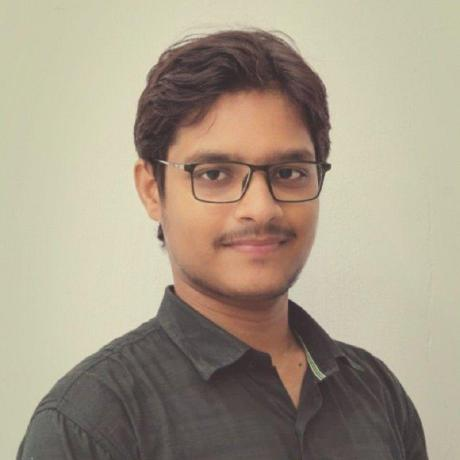
#> input picture assets/profile.png, 460 x 460 px; its folder holds only this picture in this run
$ python generate_terminal_gif.py --photo ../assets/profile.png
#> lines starting #> are read from the running program, lines starting #| are printed output that depends on the picture
#!/usr/bin/env python3
"""
generate_terminal_gif.py
========================
Generates assets/terminal.gif — an animated terminal boot sequence
with crisp ASCII portrait for Eashan Darsh's GitHub profile README.
"""

import sys
import argparse
from pathlib import Path

try:
    from PIL import Image, ImageDraw, ImageFont, ImageFilter, ImageEnhance
except ImportError:
    print("Error: Pillow not installed. Run: pip install Pillow")
    sys.exit(1)

# ─── Configuration ──────────────────────────────────────────────────────────

BG_COLOR       = (13, 17, 23)        # #0D1117 — GitHub dark background
GREEN          = (63, 185, 80)       # #3FB950 — accent green
BLUE           = (88, 166, 255)      # #58A6FF — primary blue
WHITE          = (240, 246, 252)     # #F0F6FC — primary text
MUTED          = (139, 148, 158)     # #8B949E — secondary text
YELLOW         = (210, 153, 34)      # terminal yellow

GIF_WIDTH      = 720
GIF_HEIGHT     = 420
FONT_SIZE      = 13
CHAR_W         = 8    # approx monospace char width at font size 13
CHAR_H         = 16   # approx monospace char height at font size 13
FRAME_DELAY    = 60   # ms per frame

OUTPUT_PATH    = Path(__file__).parent.parent / "assets" / "terminal.gif"

# ─── Font Loading ────────────────────────────────────────────────────────────

def load_font(size: int):
    candidates = [
        "JetBrainsMono-Regular.ttf",
        "DejaVuSansMono.ttf",
        "Consolas.ttf",
        "CourierNew.ttf",
        "cour.ttf",
        "lucon.ttf",
    ]
    for name in candidates:
        try:
            return ImageFont.truetype(name, size)
        except Exception:
            pass
    winfonts = Path("C:/Windows/Fonts")
    if winfonts.exists():
        for name in ["consola.ttf", "cour.ttf", "lucon.ttf", "courbd.ttf"]:
            p = winfonts / name
            if p.exists():
                try:
                    return ImageFont.truetype(str(p), size)
                except Exception:
                    pass
    return ImageFont.load_default()

# ─── ASCII Art Generation ────────────────────────────────────────────────────

def photo_to_ascii(photo_path: str, width: int = 34, height: int = 20) -> list[str]:
    """Convert photo into a sharp, perfectly-fitted 34x20 ASCII portrait."""
    img = Image.open(photo_path).convert("L")
    w, h = img.size

    # Crop tightly to head and shoulders
    crop_box = (int(w * 0.15), int(h * 0.00), int(w * 0.85), int(h * 0.85))
    img = img.crop(crop_box)

    # Resize to exact terminal portrait inner dimensions (34 cols x 20 rows)
    img_resized = img.resize((width, height), Image.LANCZOS)
    img_contrast = ImageEnhance.Contrast(img_resized).enhance(2.2)
    img_sharp = ImageEnhance.Sharpness(img_contrast).enhance(2.0)

    edges = img_resized.filter(ImageFilter.FIND_EDGES)

    try:
        pixels = list(img_sharp.get_flattened_data())
        edges_data = list(edges.get_flattened_data())
    except AttributeError:
        pixels = list(img_sharp.getdata())
        edges_data = list(edges.getdata())

    lines = []
    for r in range(height):
        row = ""
        for c in range(width):
            idx = r * width + c
            p_val = pixels[idx]
            e_val = edges_data[idx]

            # Background removal (>170 luminance & weak edge -> empty space)
            if p_val > 170 and e_val < 35:
                row += " "
            elif e_val > 65 and p_val < 150:
                row += "#"
            elif p_val < 40:
                row += "@"
            elif p_val < 70:
                row += "%"
            elif p_val < 100:
                row += "▓"
            elif p_val < 130:
                row += "▒"
            elif p_val < 160:
                row += "░"
            else:
                row += " "
        lines.append(row)
    return lines

# ─── Frame Renderer ──────────────────────────────────────────────────────────

class TerminalRenderer:
    def __init__(self):
        self.font      = load_font(FONT_SIZE)
        self.font_bold = load_font(FONT_SIZE + 1)
        self.frames    = []
        self.pad_x     = 18
        self.pad_y     = 38

    def new_frame(self) -> tuple[Image.Image, ImageDraw.ImageDraw]:
        img  = Image.new("RGB", (GIF_WIDTH, GIF_HEIGHT), BG_COLOR)
        draw = ImageDraw.Draw(img)
        self._draw_chrome(draw)
        return img, draw

    def _draw_chrome(self, draw: ImageDraw.ImageDraw):
        draw.rounded_rectangle(
            [0, 0, GIF_WIDTH - 1, GIF_HEIGHT - 1],
            radius=10, outline=(48, 54, 61), width=1
        )
        draw.rectangle([1, 1, GIF_WIDTH - 2, 28], fill=(33, 38, 45))
        draw.line([1, 29, GIF_WIDTH - 2, 29], fill=(48, 54, 61))

        btns = [(16, 14, (255, 95, 86)), (36, 14, (255, 189, 46)), (56, 14, (39, 201, 63))]
        for bx, by, bc in btns:
            draw.ellipse([bx - 6, by - 6, bx + 6, by + 6], fill=bc)

        title = "ed6095-web@github: ~"
        draw.text(
            (GIF_WIDTH // 2, 14), title,
            font=self.font, fill=MUTED, anchor="mm"
        )

    def text(self, draw, row: int, col: int, text: str, color=WHITE, bold=False):
        x = self.pad_x + col * CHAR_W
        y = self.pad_y + row * CHAR_H
        font = self.font_bold if bold else self.font
        draw.text((x, y), text, font=font, fill=color)

    def add_frame(self, img: Image.Image, repeat: int = 1):
        for _ in range(repeat):
            self.frames.append(img.copy())

    def save(self):
        OUTPUT_PATH.parent.mkdir(parents=True, exist_ok=True)
        durations = [FRAME_DELAY] * len(self.frames)
        if durations:
            durations[-1] = 4000
        self.frames[0].save(
            str(OUTPUT_PATH),
            save_all=True,
            append_images=self.frames[1:],
            optimize=False,
            loop=0,
            duration=durations,
        )
        print(f"✓ Saved: {OUTPUT_PATH}")

# ─── Animation Sequences ─────────────────────────────────────────────────────

def build_animation(ascii_lines: list[str]) -> TerminalRenderer:
    r = TerminalRenderer()

    # ── Phase 1: BIOS / Boot sequence ─────────────────────────────────────
    boot_lines = [
        ("",               WHITE,  0),
        ("BIOS v2.6.1  |  ed6095-web Systems", MUTED, 0),
        ("",               WHITE,  0),
        ("[    0.000000] Kernel: Linux 6.8.0-gentoo x86_64", GREEN, 0),
        ("[    0.000001] CPU: Intel Core i7 @ 3.20GHz", GREEN, 0),
        ("[    0.000032] RAM: 16384 MB DDR5 — OK", GREEN, 0),
        ("[    0.000098] NVMe: /dev/sda — 512GB detected", GREEN, 0),
        ("",               WHITE,  0),
        ("[  OK  ] Mounting filesystems ...", GREEN, 0),
        ("[  OK  ] Starting network daemon ...", GREEN, 0),
        ("[  OK  ] Loading systemd units ...", GREEN, 0),
        ("[  OK  ] Starting SSH daemon ...", GREEN, 0),
        ("",               WHITE,  0),
        ("Loading user profile ...", YELLOW, 2),
    ]

    for i in range(len(boot_lines)):
        img, draw = r.new_frame()
        for j, (line, color, _) in enumerate(boot_lines[:i+1]):
            r.text(draw, j, 0, line, color)
        r.add_frame(img, repeat=max(1, boot_lines[i][2] + 1))

    # ── Phase 2: Loading bar ──────────────────────────────────────────────
    base_row = len(boot_lines)
    for pct in range(0, 101, 5):
        img, draw = r.new_frame()
        for j, (line, color, _) in enumerate(boot_lines):
            r.text(draw, j, 0, line, color)
        bar_filled = int(pct / 100 * 38)
        bar = "█" * bar_filled + "░" * (38 - bar_filled)
        r.text(draw, base_row, 0, f"  [{bar}] {pct:3d}%", BLUE)
        r.add_frame(img)

    # ── Phase 3: Blank pause ──────────────────────────────────────────────
    img, draw = r.new_frame()
    r.add_frame(img, repeat=6)

    # ── Phase 4: ASCII portrait appears line by line ───────────────────────
    ascii_w = len(ascii_lines[0])  # 34
    ascii_h = len(ascii_lines)     # 20

    start_row = 1

    for reveal in range(ascii_h + 1):
        img, draw = r.new_frame()
        r.text(draw, 0, 0, "┌─ ASCII PORTRAIT ─────────────────┐", MUTED)
        for ln in range(reveal):
            line_text = ascii_lines[ln]
            r.text(draw, start_row + ln, 0, "│ " + line_text + " │", GREEN)
        r.add_frame(img)

    # ── Phase 5: whoami info prints line by line ──────────────────────────
    whoami_lines = [
        ("$ whoami",                                         BLUE,   True),
        ("──────────────────────────────────────────",       MUTED,  False),
        ("  Name        :  Eashan Darsh",                    WHITE,  False),
        ("  Role        :  Backend Developer",               WHITE,  False),
        ("  Education   :  B.Tech CS Engg  (AI & ML)",       WHITE,  False),
        ("  Focus       :  Backend · System Design · AI",    WHITE,  False),
        ("  OS          :  Linux",                           GREEN,  False),
        ("  Editor      :  VS Code",                         BLUE,   False),
        ("  Location    :  Chennai, Tamil Nadu",              WHITE,  False),
        ("  Status      :  [ Building every day ]",          YELLOW, False),
        ("──────────────────────────────────────────",       MUTED,  False),
        ("$  _",                                             GREEN,  False),
    ]

    info_col_start = 39  # Perfectly spaced to the right of 36-col portrait box

    for i in range(len(whoami_lines) + 1):
        img, draw = r.new_frame()
        # Draw full 36-col portrait box on left
        r.text(draw, 0, 0, "┌─ ASCII PORTRAIT ─────────────────┐", MUTED)
        for ln in range(ascii_h):
            r.text(draw, 1 + ln, 0, "│ " + ascii_lines[ln] + " │", GREEN)
        r.text(draw, 1 + ascii_h, 0, "└──────────────────────────────────┘", MUTED)

        # Draw whoami info line by line on right
        for j, (line, color, bold) in enumerate(whoami_lines[:i]):
            r.text(draw, 1 + j, info_col_start, line, color, bold=bold)
        r.add_frame(img)

    # ── Phase 6: Blinking cursor final frame ──────────────────────────────
    for blink in range(8):
        img, draw = r.new_frame()
        r.text(draw, 0, 0, "┌─ ASCII PORTRAIT ─────────────────┐", MUTED)
        for ln in range(ascii_h):
            r.text(draw, 1 + ln, 0, "│ " + ascii_lines[ln] + " │", GREEN)
        r.text(draw, 1 + ascii_h, 0, "└──────────────────────────────────┘", MUTED)

        for j, (line, color, bold) in enumerate(whoami_lines[:-1]):
            r.text(draw, 1 + j, info_col_start, line, color, bold=bold)

        cursor_row = 1 + len(whoami_lines) - 1
        cursor_char = "$ █" if blink % 2 == 0 else "$  "
        r.text(draw, cursor_row, info_col_start, cursor_char, GREEN, bold=True)
        r.add_frame(img, repeat=5)

    return r

# ─── Main ─────────────────────────────────────────────────────────────────────

def main():
    parser = argparse.ArgumentParser(description="Generate GitHub Profile terminal GIF")
    parser.add_argument("--photo", default=None, help="Path to profile photo (JPG/PNG)")
    parser.add_argument("--output", default=None, help="Output GIF path")
    args = parser.parse_args()

    if args.output:
        global OUTPUT_PATH
        OUTPUT_PATH = Path(args.output)

    print("─" * 55)
    print("  GitHub Profile Terminal GIF Generator")
    print("  by: Eashan Darsh  @ed6095-web")
    print("─" * 55)

    if args.photo and Path(args.photo).exists():
        print(f"→ Converting photo to ASCII: {args.photo}")
        ascii_lines = photo_to_ascii(args.photo, width=34, height=20)
#> in photo_to_ascii, `img = img.crop(crop_box)`:
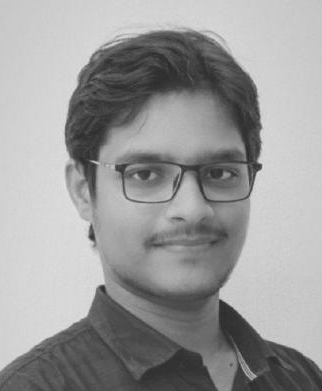
#> img: PIL image 322x391 L; min 33, max 226, mean 154.9
#> in photo_to_ascii, `img_resized = img.resize((width, height), Image.LANCZOS)`:
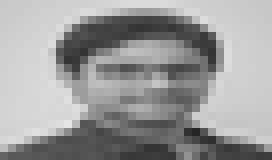
#> img_resized: PIL image 34x20 L (shown 8 times larger); min 37, max 228, mean 155
#> in photo_to_ascii, `img_sharp = ImageEnhance.Sharpness(img_contrast).enhance(2.0)`:
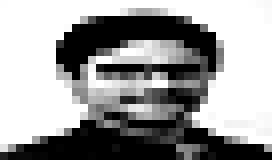
#> img_sharp: PIL image 34x20 L (shown 8 times larger); min 0, max 255, mean 155.2
#> in photo_to_ascii, `edges = img_resized.filter(ImageFilter.FIND_EDGES)`:
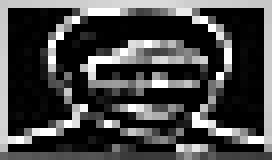
#> edges: PIL image 34x20 L (shown 8 times larger); min 0, max 255, mean 70.6
#> in photo_to_ascii, `pixels = list(img_sharp.getdata())`: pixels = 680 values, max 255 at index 1, min 0 at index 81, mean 155.2
#> in photo_to_ascii, `edges_data = list(edges.getdata())`: edges_data = 680 values, max 255 at index 45, min 0 at index 36, mean 70.64
#> after the loop in photo_to_ascii, `for r in range(height):`: lines = 20 items
#> ascii_lines = 20 items
        print(f"  Generated {len(ascii_lines)} lines × {len(ascii_lines[0])} cols")
#|   Generated 20 lines × 34 cols
    else:
        print("→ No photo found")
        sys.exit(1)

    print("→ Building animation frames ...")
    renderer = build_animation(ascii_lines)
#> after the loop in build_animation, `for i in range(len(boot_lines)):`:
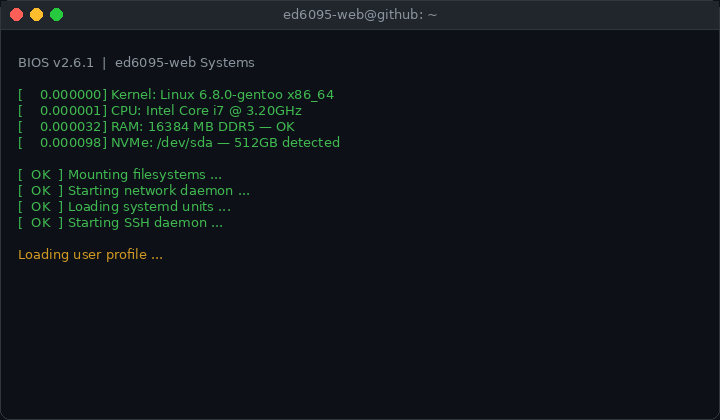
#> img: PIL image 720x420 RGB; mean R, G, B 16.3, 22.2, 26.2
#> in build_animation, `ascii_w = len(ascii_lines[0])`: ascii_w = 34
#> in build_animation, `ascii_h = len(ascii_lines)`: ascii_h = 20
#> after the loop in build_animation, `for reveal in range(ascii_h + 1):`:
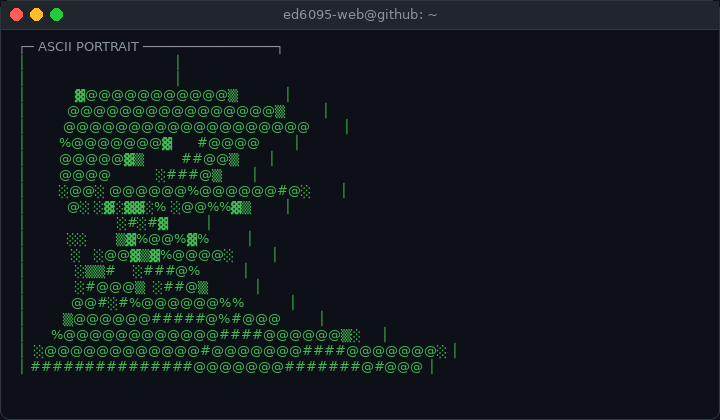
#> img: PIL image 720x420 RGB; mean R, G, B 17.4, 26.8, 27.8
#> after the loop in build_animation, `for i in range(len(whoami_lines) + 1):`:
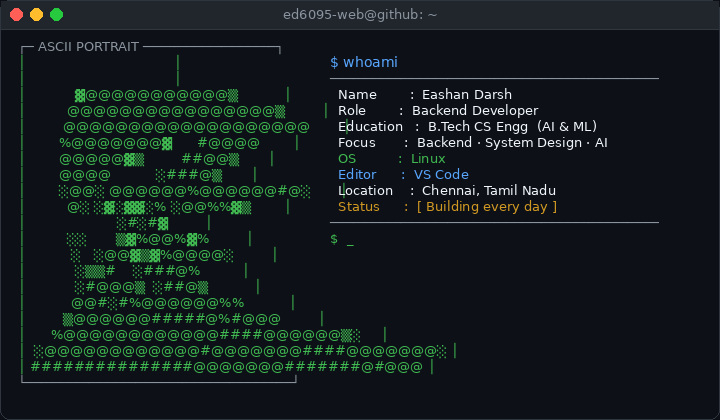
#> img: PIL image 720x420 RGB; mean R, G, B 20.1, 29.6, 30.4
    print(f"  Total frames: {len(renderer.frames)}")
#|   Total frames: 117

    print("→ Saving GIF ...")
    renderer.save()
#> in save, `durations = [FRAME_DELAY] * len(self.frames)`: durations = 117 values from 60 to 60
    print("─" * 55)
    print("  Done!")

if __name__ == "__main__":
    main()
